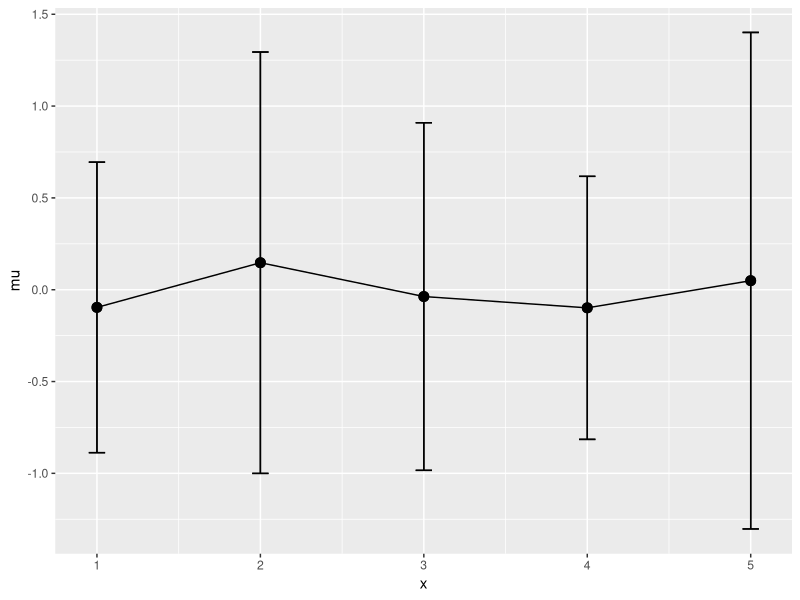
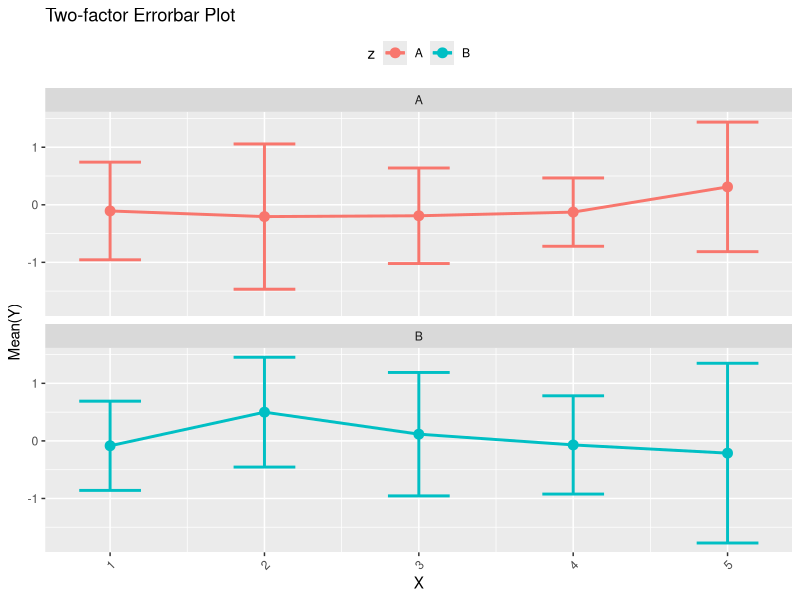

Source code (R) for these figures, in order:
## ---- chunk 1
# Load packages----
# Testcode
require(data.table)
require(ggplot2)

# Data----
dt1 <- data.table(x = rep(1:5, each = 20),
                  y = rnorm(100),
                  z = rep(c("A", "B"), 10))

# Example1: Single factor----
# Compute means and standard deviations
dt1[, mu := mean(y),
    by = x]
dt1[, std := sd(y),
    by = x]
d1 <- unique(subset(dt1, select = -2))

# Plot means and error bars----
p1 <- ggplot(d1, 
             aes(x = x, 
                 y = mu)) + 
  geom_line() +
  geom_point(size = 3) +
  geom_errorbar(aes(ymin = mu - std, 
                    ymax = mu + std),
                colour = "black", 
                width = .1) 
plot(p1)

# Example 2: two factors----
# By x and z
dt1[, mu := mean(y),
    by = list(x, z)]
dt1[, std := sd(y),
    by = list(x, z)]
d1 <- unique(subset(dt1, select = -c(2)))

p2 <- ggplot(d1,
             aes(x = x,
                 y = mu,
                 colour = z,
                 group = z)) +
  facet_wrap(~ z,
             ncol = 1) +
  geom_line(position = position_dodge(0.3),
            size = 1) +
  geom_point(position = position_dodge(0.3),
             size = 3) +
  geom_errorbar(aes(ymax = mu - std,
                    ymin = mu + std),
                width =.4,
                size = 1,
                position = position_dodge(0.3)) +
  theme(legend.position = "top",
        axis.text.x = element_text(angle = 45,
                                   hjust = 1)) +
  scale_x_continuous("X") +
  scale_y_continuous("Mean(Y)") +
  ggtitle("Two-factor Errorbar Plot") +
  guides(fill = guide_legend(title = "Treatment",
                             title.position = "top",
                             nrow = 1))
plot(p2)

# Save the plot as a TIFF file
# tiff(filename = "tmp/boxplot.tiff",
#      height = 5,
#      width = 5,
#      units = 'in',
#      res = 300,
#      compression = "lzw+p")
# print(p2)
# graphics.off()
